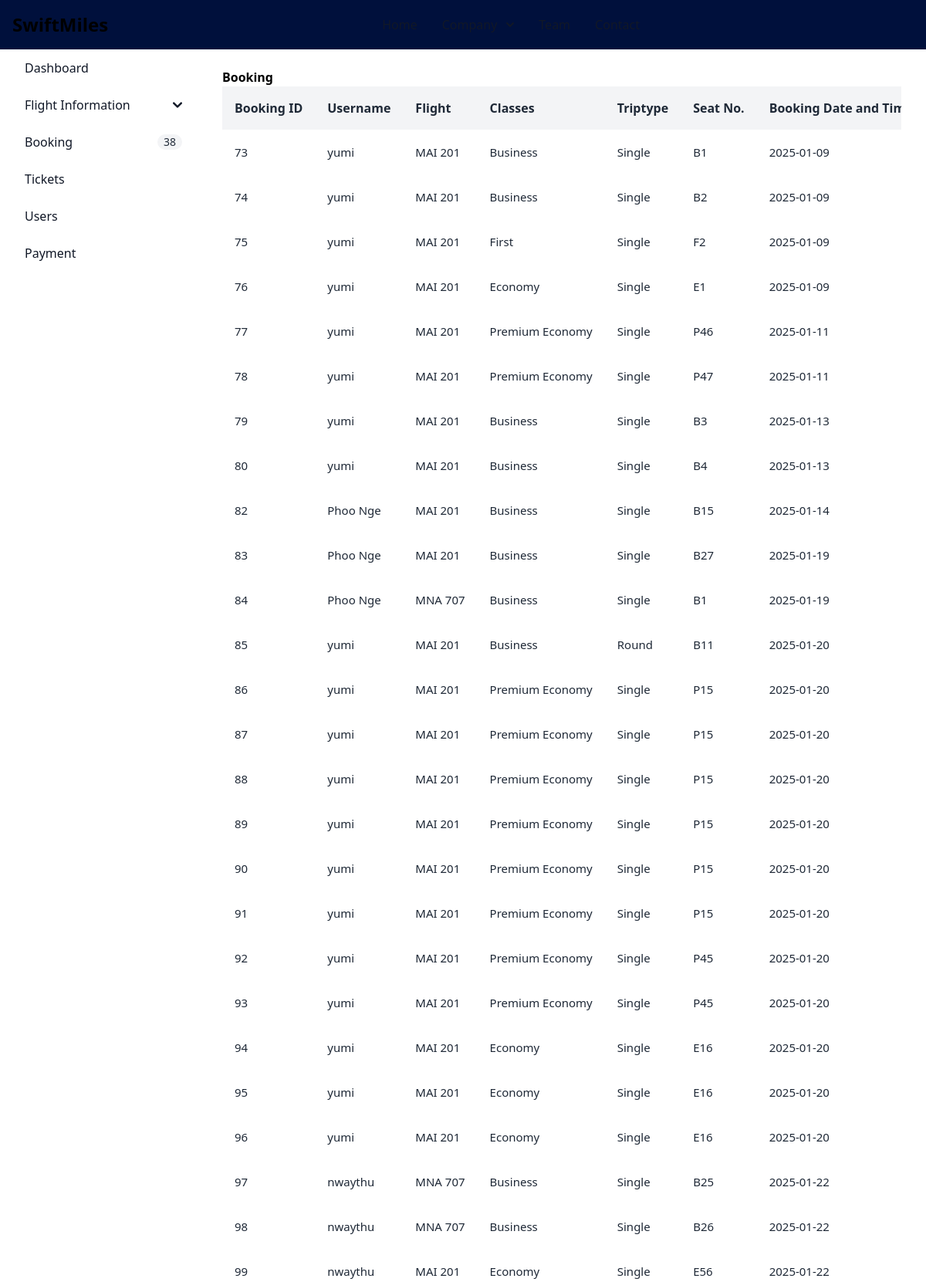
Page /admin/viewBooking.php (upper part) on the committed database.
### tables this page shows
CREATE TABLE `booking` (
  `booking_id` int(11) NOT NULL,
  `user_id` int(11) DEFAULT NULL,
  `flight_id` int(11) DEFAULT NULL,
  `class_id` int(11) DEFAULT NULL,
  `triptype_id` int(11) DEFAULT NULL,
  `seatNoId` int(11) DEFAULT NULL,
  `bookAt` date NOT NULL DEFAULT current_timestamp(),
  `passenger_id` int(11) DEFAULT NULL,
  `status` varchar(100) DEFAULT NULL,
  `updated_at` date DEFAULT NULL,
  `payment_id` int(11) DEFAULT NULL
);

CREATE TABLE `users` (
  `user_id` int(11) NOT NULL,
  `username` varchar(100) NOT NULL,
  `email` varchar(100) NOT NULL,
  `password` varchar(60) DEFAULT NULL,
  `cpassword` varchar(60) DEFAULT NULL,
  `profile` varchar(100) DEFAULT NULL
);

CREATE TABLE `flight` (
  `flight_id` int(11) NOT NULL,
  `airline_id` int(11) NOT NULL,
  `flight_name` varchar(100) NOT NULL,
  `flight_date` date NOT NULL,
  `destination` varchar(255) NOT NULL,
  `source` varchar(100) NOT NULL,
  `total_distance` varchar(100) NOT NULL,
  `fee_per_ticket` float NOT NULL,
  `departure_time` time NOT NULL,
  `arrival_time` time NOT NULL,
  `capacity` int(11) NOT NULL,
  `gate` varchar(255) NOT NULL,
  `placeImg` varchar(100) DEFAULT NULL
);

CREATE TABLE `classes` (
  `class_id` int(11) NOT NULL,
  `class_name` varchar(255) NOT NULL,
  `base_fees` decimal(10,2) NOT NULL
);

CREATE TABLE `triptype` (
  `triptypeId` int(11) NOT NULL,
  `triptype_name` varchar(255) NOT NULL,
  `priceCharge` decimal(10,2) NOT NULL
);

CREATE TABLE `seat_layout` (
  `id` int(11) NOT NULL,
  `flight_id` int(11) NOT NULL,
  `class_id` int(11) NOT NULL,
  `seatNo` varchar(50) NOT NULL,
  `status` enum('available','booked','reserved') DEFAULT 'available',
  `reserved_at` timestamp NULL DEFAULT NULL
);

### src/admin/viewBooking.php (the view, shortened to what this page needs)
<?php
require_once "dbconnect.php";
try {
   $sql = "SELECT booking.booking_id,users.username,flight.flight_name,classes.class_name,triptype.triptype_name,seat_layout.seatNo,booking.bookAt,booking.status FROM booking
      INNER JOIN users ON booking.user_id = users.user_id
      INNER JOIN flight ON booking.flight_id = flight.flight_id
      INNER JOIN classes ON booking.class_id = classes.class_id
      INNER JOIN triptype ON booking.triptype_id = triptype.triptypeId
      INNER JOIN seat_layout ON booking.seatNOId = seat_layout.id";
   $stmt = $conn->query($sql);
   $status = $stmt->execute();
   if ($status) {
      $bookings = $stmt->fetchAll(PDO::FETCH_ASSOC);
   }
} catch (PDOException $e) {
   echo $e->getMessage();
}
?>
<!doctype html>
<html>
<head>
   <link href="./output.css" rel="stylesheet">
   <script src="https://cdn.tailwindcss.com"></script>
</head>
<body>
   <nav class="fixed top-0 z-50 w-full bg-[#00103c]">
    <div class="flex flex-wrap items-center justify-between max-w-screen-xl mx-auto p-4">
      <a href="https://flowbite.com" class="flex items-center space-x-3 rtl:space-x-reverse">
        <span class="self-center text-2xl font-semibold whitespace-nowrap dark:text-white">SwiftMiles</span>
      </a>
      <div id="mega-menu" class="items-center justify-between hidden w-full md:flex md:w-auto md:order-1">
        <ul class="flex flex-col mt-4 font-medium md:flex-row md:mt-0 md:space-x-8 rtl:space-x-reverse">
          <li>
            <a href="#" class="block py-2 px-3  text-gray-900 border-b border-gray-100 md:w-auto hover:bg-gray-50 md:hover:bg-transparent md:border-0 md:hover:text-blue-600 md:p-0 dark:text-white md:dark:hover:text-blue-500 dark:hover:bg-gray-700 dark:hover:text-blue-500 md:dark:hover:bg-transparent dark:border-gray-700" aria-current="page">Home</a>
          </li>
          <li>
            <button id="mega-menu-dropdown-button" data-dropdown-toggle="mega-menu-dropdown" class="flex items-center justify-between w-full py-2 px-3 font-medium text-gray-900 border-b border-gray-100 md:w-auto hover:bg-gray-50 md:hover:bg-transparent md:border-0 md:hover:text-blue-600 md:p-0 dark:text-white md:dark:hover:text-blue-500 dark:hover:bg-gray-700 dark:hover:text-blue-500 md:dark:hover:bg-transparent dark:border-gray-700">
              Company <svg class="w-2.5 h-2.5 ms-3" aria-hidden="true" xmlns="http://www.w3.org/2000/svg" fill="none" viewBox="0 0 10 6">
                <path stroke="currentColor" stroke-linecap="round" stroke-linejoin="round" stroke-width="2" d="m1 1 4 4 4-4" />
              </svg>
            </button>
                        </li>
          <li>
            <a href="#" class="block py-2 px-3 text-gray-900 border-b border-gray-100 hover:bg-gray-50 md:hover:bg-transparent md:border-0 md:hover:text-blue-600 md:p-0 dark:text-white md:dark:hover:text-blue-500 dark:hover:bg-gray-700 dark:hover:text-blue-500 md:dark:hover:bg-transparent dark:border-gray-700">Team</a>
          </li>
          <li>
            <a href="#" class="block py-2 px-3 text-gray-900 border-b border-gray-100 hover:bg-gray-50 md:hover:bg-transparent md:border-0 md:hover:text-blue-600 md:p-0 dark:text-white md:dark:hover:text-blue-500 dark:hover:bg-gray-700 dark:hover:text-blue-500 md:dark:hover:bg-transparent dark:border-gray-700">Contact</a>
          </li>
        </ul>
      </div>
    </div>
   </nav>
   <aside id="sidebar-multi-level-sidebar" class="fixed top-0 left-0 z-40 w-64 h-screen transition-transform -translate-x-full sm:translate-x-0 mt-10 py-3" aria-label="Sidebar">
      <div class="h-full px-3 py-4 overflow-y-auto">
         <ul class="space-y-2 font-medium">
            <li>
               <a href="admindashboard.php" class="flex items-center p-2 text-gray-900 rounded-lg text-darkBlue hover:bg-gray-100 dark:hover:bg-gray-700 hover:text-white group">
                  <span class="ms-3">Dashboard</span>
               </a>
            </li>
            <li>
               <button type="button" class="flex items-center w-full p-2 text-base text-gray-900 transition duration-75 rounded-lg group hover:bg-gray-100 dark:text-blue dark:hover:bg-gray-700" aria-controls="dropdown" data-collapse-toggle="dropdown" id="dropdownButton">
                  <span class="flex-1 ms-3 text-left rtl:text-right hover:text-white whitespace-nowrap dark:text-blue">Flight Information</span>
                  <svg class="w-3 h-3" aria-hidden="true" xmlns="http://www.w3.org/2000/svg" fill="none" viewBox="0 0 10 6">
                     <path stroke="currentColor" stroke-linecap="round" stroke-linejoin="round" stroke-width="2" d="m1 1 4 4 4-4" />
                  </svg>
               </button>
            </li>
            <li>
               <a href="viewBooking.php" class="flex items-center p-2 text-gray-900 rounded-lg dark:text-blue hover:bg-gray-100 dark:hover:bg-gray-700 group">
                  <span class="flex-1 ms-3 whitespace-nowrap hover:text-white">Booking</span>
                  <span class="inline-flex items-center justify-center px-2 ms-3 text-sm font-medium text-gray-800 bg-gray-100 rounded-full dark:bg-gray-700 dark:text-gray-300 hover:text-white">
                  <?php
                     $sql = "SELECT * FROM booking";
                     $result = $conn->query($sql);
                     $bookingCount = $result->rowCount();
                     echo $bookingCount;
                  ?>
                  </span>
               </a>
            </li>
            <li>
               <a href="viewTickets.php" class="flex items-center p-2 text-gray-900 rounded-lg dark:text-blue hover:bg-gray-100 dark:hover:bg-gray-700 group">
                  <span class="flex-1 ms-3 whitespace-nowrap hover:text-white">Tickets</span>
               </a>
            </li>
            <li>
               <a href="viewUsers.php" class="flex items-center p-2 text-gray-900 rounded-lg dark:text-blue hover:bg-gray-100 dark:hover:bg-gray-700 group">
                  <span class="flex-1 ms-3 whitespace-nowrap hover:text-white">Users</span>
               </a>
            </li>
            <li>
               <a href="viewPayment.php" class="flex items-center p-2 text-gray-900 rounded-lg dark:text-blue hover:bg-gray-100 dark:hover:bg-gray-700 group">
                  <span class="flex-1 ms-3 whitespace-nowrap hover:text-white">Payment</span>
               </a>
            </li>
         </ul>
      </div>
   </aside>
   <div class="p-4 sm:ml-64">
      <div class="p-4 border-gray-200 dark:border-gray-700 mt-14">
         <div class="grid-cols-2">
            <div>
               <p>
                  <span class="font-semibold">Booking</span>
               </p>
            </div>
         </div>
         <div class="font-sans overflow-x-auto">
            <table class="min-w-full bg-white">
               <thead class="bg-gray-100 whitespace-nowrap">
                  <tr>
                     <th class="p-4 text-left text-base font-semibold text-gray-800">
                        Booking ID
                     </th>
                     <th class="p-4 text-left text-base font-semibold text-gray-800">
                        Username
                     </th>
                     <th class="p-4 text-left text-base font-semibold text-gray-800">
                        Flight
                     </th>
                     <th class="p-4 text-left text-base font-semibold text-gray-800">
                        Classes
                     </th>
                     <th class="p-4 text-left text-base font-semibold text-gray-800">
                        Triptype
                     </th>
                     <th class="p-4 text-left text-base font-semibold text-gray-800">
                        Seat No.
                     </th>
                     <th class="p-4 text-left text-base font-semibold text-gray-800">
                        Booking Date and Time
                     </th>
                  </tr>
               </thead>
               <tbody class="whitespace-nowrap">
                  <?php
                  if (isset($bookings)) {
                     foreach ($bookings as $booking) {
                        echo "<tr class='hover:bg-gray-50'>
                    <td class='p-4 text-[15px] text-gray-800'>
                    $booking[booking_id]
                    </td>
                    <td class='p-4 text-[15px] text-gray-800'>
                    $booking[username]
                    </td>
                    <td class='p-4 text-[15px] text-gray-800'>
                    $booking[flight_name]
                    </td>
                    <td class='p-4 text-[15px] text-gray-800'>
                    $booking[class_name]
                    </td>
                    <td class='p-4 text-[15px] text-gray-800'>
                    $booking[triptype_name]
                    </td>
                    <td class='p-4 text-[15px] text-gray-800'>
                    $booking[seatNo]
                    </td>
                    <td class='p-4 text-[15px] text-gray-800'>
                    $booking[bookAt]
                    </td>
                    <td class='p-4 text-[15px] text-gray-800'>
                    $booking[status]
                    </td>
                    <td class='p-4'>
                    <button class='mr-4' title='Delete'>
                    <a href='deleteBooking.php?bid=$booking[booking_id]'>
                        <svg xmlns='http://www.w3.org/2000/svg' class='w-5 fill-red-500 hover:fill-red-700' viewBox='0 0 24 24'>
                        <path
                            d='M19 7a1 1 0 0 0-1 1v11.191A1.92 1.92 0 0 1 15.99 21H8.01A1.92 1.92 0 0 1 6 19.191V8a1 1 0 0 0-2 0v11.191A3.918 3.918 0 0 0 8.01 23h7.98A3.918 3.918 0 0 0 20 19.191V8a1 1 0 0 0-1-1Zm1-3h-4V2a1 1 0 0 0-1-1H9a1 1 0 0 0-1 1v2H4a1 1 0 0 0 0 2h16a1 1 0 0 0 0-2ZM10 4V3h4v1Z'
                            data-original='#000000' />
                        <path d='M11 17v-7a1 1 0 0 0-2 0v7a1 1 0 0 0 2 0Zm4 0v-7a1 1 0 0 0-2 0v7a1 1 0 0 0 2 0Z'
                            data-original='#000000'/>
                        </svg>
                    </a>
                    </button>
                    </td>
                </tr>";
                     }
                  }
                  ?>
               </tbody>
            </table>
         </div>
      </div>
   </div>
</body>

### rows in the picture
booking: booking_id "73", user.username "yumi", flight.flight_name "MAI 201", class.class_name "Business", triptype.triptype_name "Single", seatNoId.seatNo "B1", bookAt "2025-01-09"
booking: booking_id "74", user.username "yumi", flight.flight_name "MAI 201", class.class_name "Business", triptype.triptype_name "Single", seatNoId.seatNo "B2", bookAt "2025-01-09"
booking: booking_id "75", user.username "yumi", flight.flight_name "MAI 201", class.class_name "First", triptype.triptype_name "Single", seatNoId.seatNo "F2", bookAt "2025-01-09"
booking: booking_id "76", user.username "yumi", flight.flight_name "MAI 201", class.class_name "Economy", triptype.triptype_name "Single", seatNoId.seatNo "E1", bookAt "2025-01-09"
booking: booking_id "77", user.username "yumi", flight.flight_name "MAI 201", class.class_name "Premium Economy", triptype.triptype_name "Single", seatNoId.seatNo "P46", bookAt "2025-01-11"
booking: booking_id "78", user.username "yumi", flight.flight_name "MAI 201", class.class_name "Premium Economy", triptype.triptype_name "Single", seatNoId.seatNo "P47", bookAt "2025-01-11"
booking: booking_id "79", user.username "yumi", flight.flight_name "MAI 201", class.class_name "Business", triptype.triptype_name "Single", seatNoId.seatNo "B3", bookAt "2025-01-13"
booking: booking_id "80", user.username "yumi", flight.flight_name "MAI 201", class.class_name "Business", triptype.triptype_name "Single", seatNoId.seatNo "B4", bookAt "2025-01-13"
booking: booking_id "82", user.username "Phoo Nge", flight.flight_name "MAI 201", class.class_name "Business", triptype.triptype_name "Single", seatNoId.seatNo "B15", bookAt "2025-01-14"
booking: booking_id "83", user.username "Phoo Nge", flight.flight_name "MAI 201", class.class_name "Business", triptype.triptype_name "Single", seatNoId.seatNo "B27", bookAt "2025-01-19"
booking: booking_id "84", user.username "Phoo Nge", flight.flight_name "MNA 707", class.class_name "Business", triptype.triptype_name "Single", seatNoId.seatNo "B1", bookAt "2025-01-19"
booking: booking_id "85", user.username "yumi", flight.flight_name "MAI 201", class.class_name "Business", triptype.triptype_name "Round", seatNoId.seatNo "B11", bookAt "2025-01-20"
booking: booking_id "86", user.username "yumi", flight.flight_name "MAI 201", class.class_name "Premium Economy", triptype.triptype_name "Single", seatNoId.seatNo "P15", bookAt "2025-01-20"
booking: booking_id "87", user.username "yumi", flight.flight_name "MAI 201", class.class_name "Premium Economy", triptype.triptype_name "Single", seatNoId.seatNo "P15", bookAt "2025-01-20"
booking: booking_id "88", user.username "yumi", flight.flight_name "MAI 201", class.class_name "Premium Economy", triptype.triptype_name "Single", seatNoId.seatNo "P15", bookAt "2025-01-20"
booking: booking_id "89", user.username "yumi", flight.flight_name "MAI 201", class.class_name "Premium Economy", triptype.triptype_name "Single", seatNoId.seatNo "P15", bookAt "2025-01-20"
booking: booking_id "90", user.username "yumi", flight.flight_name "MAI 201", class.class_name "Premium Economy", triptype.triptype_name "Single", seatNoId.seatNo "P15", bookAt "2025-01-20"
booking: booking_id "91", user.username "yumi", flight.flight_name "MAI 201", class.class_name "Premium Economy", triptype.triptype_name "Single", seatNoId.seatNo "P15", bookAt "2025-01-20"
booking: booking_id "92", user.username "yumi", flight.flight_name "MAI 201", class.class_name "Premium Economy", triptype.triptype_name "Single", seatNoId.seatNo "P45", bookAt "2025-01-20"
booking: booking_id "93", user.username "yumi", flight.flight_name "MAI 201", class.class_name "Premium Economy", triptype.triptype_name "Single", seatNoId.seatNo "P45", bookAt "2025-01-20"
booking: booking_id "94", user.username "yumi", flight.flight_name "MAI 201", class.class_name "Economy", triptype.triptype_name "Single", seatNoId.seatNo "E16", bookAt "2025-01-20"
booking: booking_id "95", user.username "yumi", flight.flight_name "MAI 201", class.class_name "Economy", triptype.triptype_name "Single", seatNoId.seatNo "E16", bookAt "2025-01-20"
booking: booking_id "96", user.username "yumi", flight.flight_name "MAI 201", class.class_name "Economy", triptype.triptype_name "Single", seatNoId.seatNo "E16", bookAt "2025-01-20"
booking: booking_id "97", user.username "nwaythu", flight.flight_name "MNA 707", class.class_name "Business", triptype.triptype_name "Single", seatNoId.seatNo "B25", bookAt "2025-01-22"
booking: booking_id "98", user.username "nwaythu", flight.flight_name "MNA 707", class.class_name "Business", triptype.triptype_name "Single", seatNoId.seatNo "B26", bookAt "2025-01-22"
booking: booking_id "99", user.username "nwaythu", flight.flight_name "MAI 201", class.class_name "Economy", triptype.triptype_name "Single", seatNoId.seatNo "E56", bookAt "2025-01-22"

### other values in the picture
$bookingCount "38"
